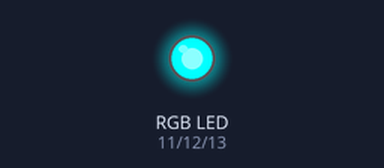
Recording of a sketch running on a simulated Arduino Uno, built with avr-gcc and run on an emulated ATmega328P. Parts: an RGB LED mixed from three pins (HIGH = lit).

Above: at 0.5 s.
At 1.5 s:
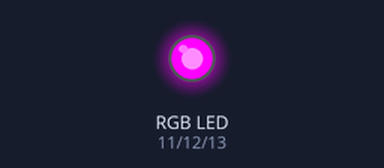
At 3.0 s:
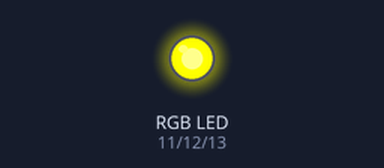
Timing chart, 0 to 5.2 s (numbered marks = the images above):
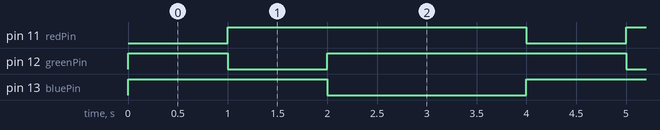

Measured:
- by itself, pin 11 (redPin): alternates HIGH for 3.0 s and LOW for 1.0 s
- by itself, pin 12 (greenPin): repeats every 4.0 s: LOW 1.0 s, HIGH 3.0 s
- by itself, pin 13 (bluePin): alternates HIGH for 2.0 s and LOW for 2.0 s

The sketch:

led_rgb_test.ino
```cpp
/*
  Adafruit Arduino - Lesson 3. RGB LED
*/

int redPin = 11;
int greenPin = 12;
int bluePin = 13;

//uncomment this line if using a Common Anode LED
#define COMMON_ANODE

void setup()
{
  pinMode(redPin, OUTPUT);
  pinMode(greenPin, OUTPUT);
  pinMode(bluePin, OUTPUT);
}

void loop()
{
  setColor(255, 0, 0);  // red
  delay(1000);
  setColor(0, 255, 0);  // green
  delay(1000);
  setColor(0, 0, 255);  // blue
  delay(2000);
}

void setColor(int red, int green, int blue)
{
#ifdef COMMON_ANODE
  red = 255 - red;
  green = 255 - green;
  blue = 255 - blue;
#endif
  analogWrite(redPin, red);
  analogWrite(greenPin, green);
  analogWrite(bluePin, blue);
}
```
